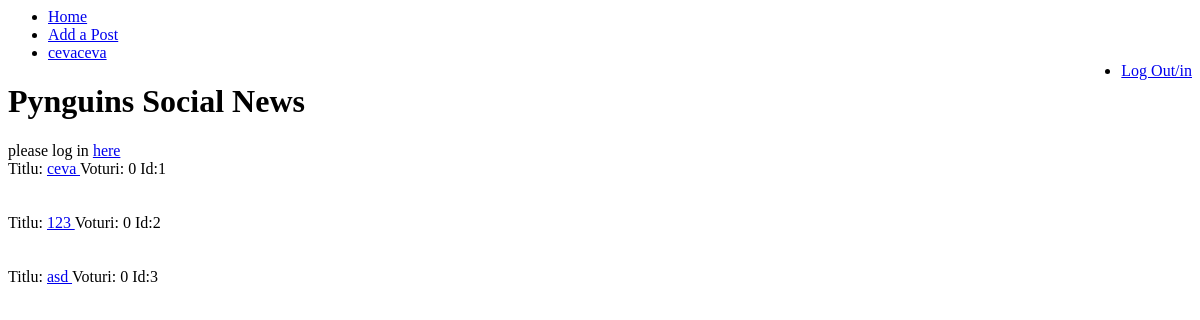
Before: / with the older database file.
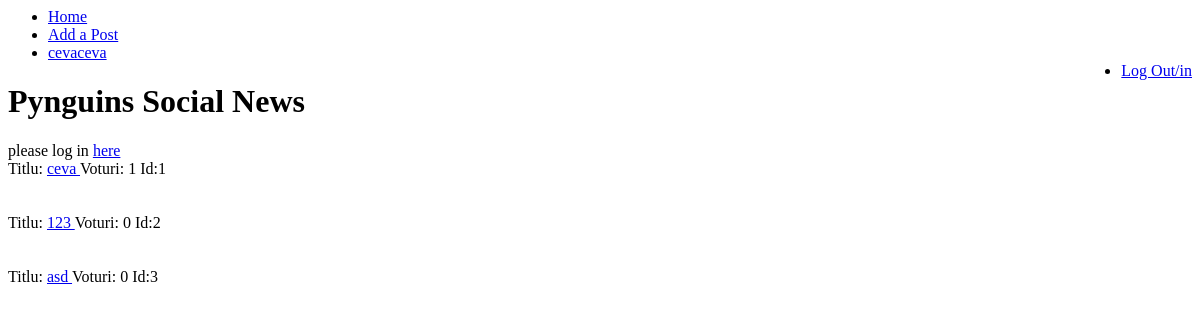
After: the same page with the newer database file.
### social_news/models.py (models this page shows)
class Posts(models.Model):
    title = models.CharField(max_length=30)
    upvotes = models.IntegerField(default=0)
    users_liked = models.ManyToManyField(User)
    content = models.TextField(default="")

### social_news/views.py (the view)
# urls.py: url(r'^$', views.homepage)
def homepage(request):
    entries = Posts.objects.all()
    return render(request, 'homepage.html', {'postlist': entries})

### templates/homepage.html
{% load staticfiles %}
<html>
	<head>
	</head>
	<div id = "topmenu">
		<ul>
		  <li><a class="active" href="#home">Home</a></li>
		  <li><a href="#news">Add a Post</a></li>
		  <li><a href="#contact">cevaceva</a></li>
		  <li style="float:right"><a href="#about">Log Out/in</a></li>
		</ul>
	</div>
	<body>
		<h1>Pynguins Social News</h1>
				{% if user.is_authenticated %}
					hello {{ user.username }}
                {% else %}
					please log in <a href="/loginpage/">here</a>
				{% endif %}
                {% for postare in postlist %}
                    <br>
                    <div id="postare">
                        Titlu: <a href="/post/{{postare.id}}"> {{postare.title}} </a>
                        Voturi: {{postare.upvotes}}  Id:{{postare.id}} <br>
                    </div>
                    <br>
                {% endfor %}
	</body>
</html>

Changed rows visible on the page:
changed Posts "ceva": upvotes "0" → "1"
